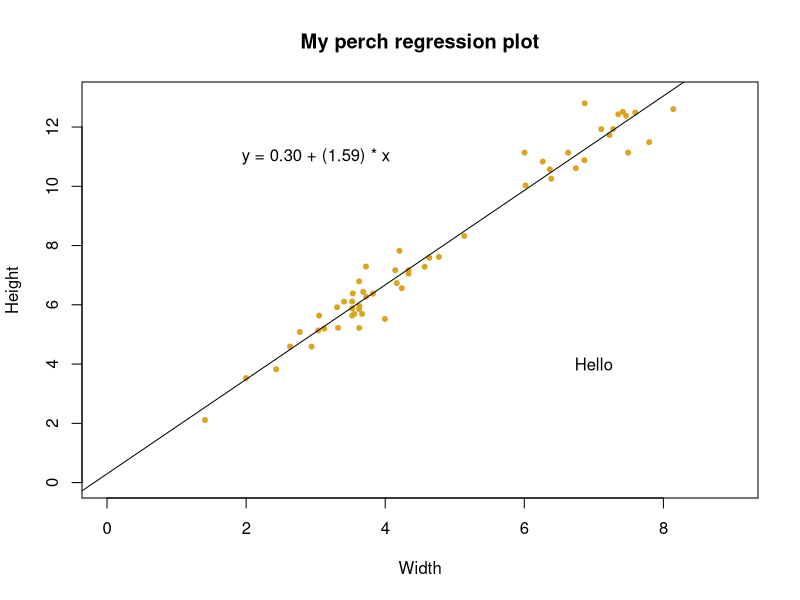
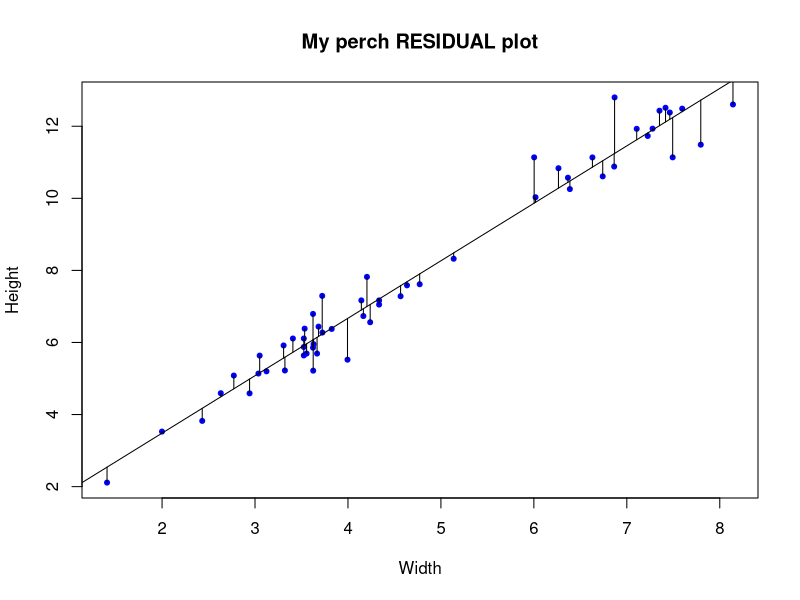
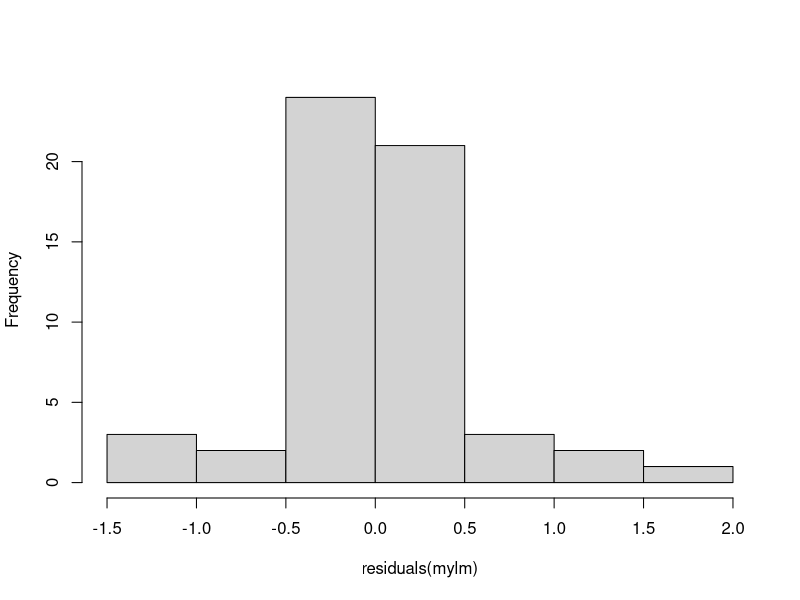
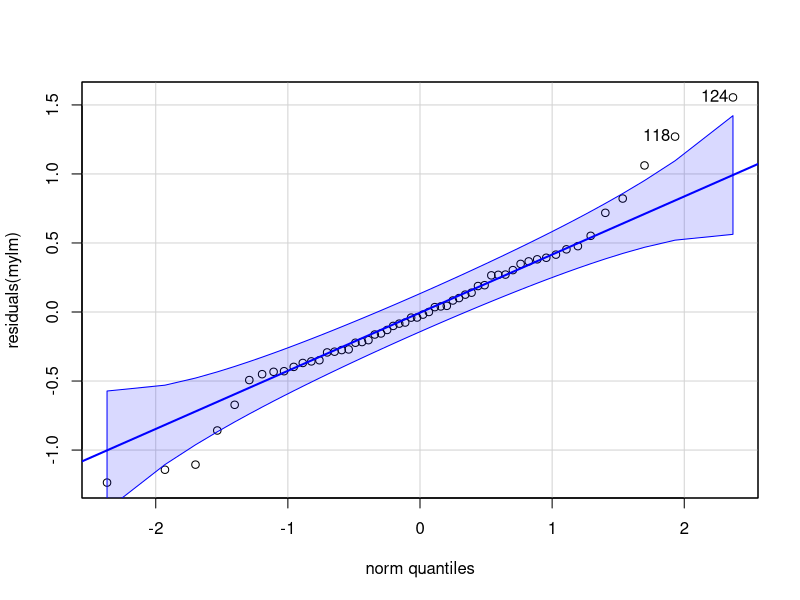
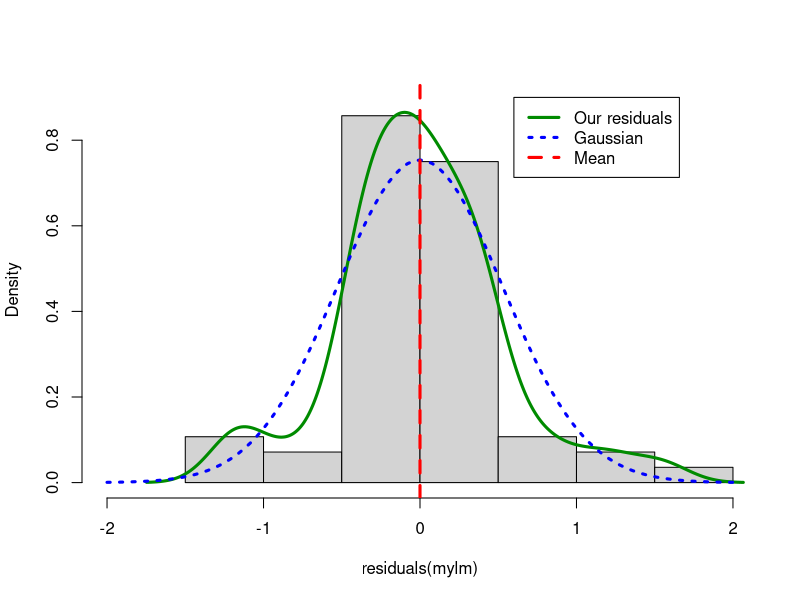

Write R code to recreate these figures, in order.
## HEADER
## who: Ed H
## what: RSB10
## when: 2024-04-03

## fish ####
library(openxlsx)

# NB your file may be in a different location to mine!
fish <- read.xlsx('10-fish.xlsx')

# Download the fish data .xlsx file linked above and load it into R
# (I named my data object "fish") 
# Try this:

names(fish)
table(fish$Species)

# slice out the rows for Perch

fish$Species=="Perch" #just a reminder
table(fish$Species=="Perch")

perch <- fish[fish$Species=="Perch" , ]
head(perch)


# Try this:
# A simple regression of perch Height as the predictor variable (x)
# and Width as the dependent (y) variable

# First make a plot
plot(
  y = perch$Height,
  x = perch$Width,
  ylab = "Height",
  xlab = "Width",
  main = "My perch regression plot",
  pch = 20,
  col = "goldenrod",
  cex = 1,
  xlim = c(0,9),
  ylim = c(0,13)
  
)

#hist(perch$Height)
# Does it look there is a strong linear relationship
# (it looks very strong to me)

# In order to draw on the line of best fit we must calculate the regression

# ?lm 

# We usually would store the model output in an object

mylm <- lm(formula = Height ~ Width, # read y "as a function of" x 
           data =  perch)
mylm # NB the intercept (0.30), and the slope (1.59)


# We use the abline() function to draw the regression line onto our plot
# NB the 

# ?abline

abline(reg = mylm) # Not bad

# Some people like to summarize the regression equation on their plot
# We can do that with the text() function
# y = intercept + slope * x

# ?text

text(x = 3,    # x axis placement
     y = 11,   # y axis placement
     labels = "y = 0.30 + (1.59) * x")

text(x=7, y=4,
     labels = 'Hello')

## Test assumptions ####
# Try this:

# Test Gaussian residuals

# Make our plot and regression line again
plot(y = perch$Height, x = perch$Width,
     ylab = "Height", xlab = "Width",
     main = "My perch RESIDUAL plot",
     pch = 20, col = "blue", cex = 1)
abline(reg = mylm)

# We can actually "draw on" the magnitude of residuals
arrows(x0 = perch$Width,
       x1 = perch$Width,
       y0 = predict(mylm), # start residual line on PREDICTED values
       y1 = predict(mylm) + residuals(mylm), # length of residual
       length = 0) # makes arrowhead length zero (or it looks weird here)

# residual distribution
# Try this:

library(car) # for qqPlot()
par(mfrow = c(1,1)) # Print graphs into 1x2 grid (row,column)

hist(residuals(mylm), main = "")
qqPlot(residuals(mylm))

## Gussie up the histogram ####

# Make a new histogram
hist(residuals(mylm), 
     xlim = c(-2, 2), ylim = c(0,.9),
     main = "",
     prob = T) # We want probability density this time (not frequency)

# Add a density line to just help visualize "where the data are"
lines(                       # lines() function
  density(residuals(mylm)),   # density() function
  col = "green4", lty = 1, lwd = 3) # Mere vanity

# Make x points for theoretical Gaussian
x <- seq(-1,+1,by=0.02) 

# Draw on theoretical Gaussian for our residual parameters
curve(dnorm(x, mean = mean(residuals(mylm)),
            sd = sd(residuals(mylm))),
      add = T,
      col = "blue", lty = 3, lwd = 3) # mere vanity

# Draw on expected mean
abline(v = 0, # vertical line at the EXPECTED resid. mean = 0
       freq = F,
       col = "red", lty = 2, lwd = 3) # mere vanity


# Add legend
legend(x = .6, y = .9,
       legend = c("Our residuals", "Gaussian", "Mean"),
       lty = c(1,3,2),
       col = c("green4", "blue","red"), lwd = c(3,3,3))


## Shapiro test ####
# Try this:

shapiro.test(residuals(mylm))



summary(mylm)
